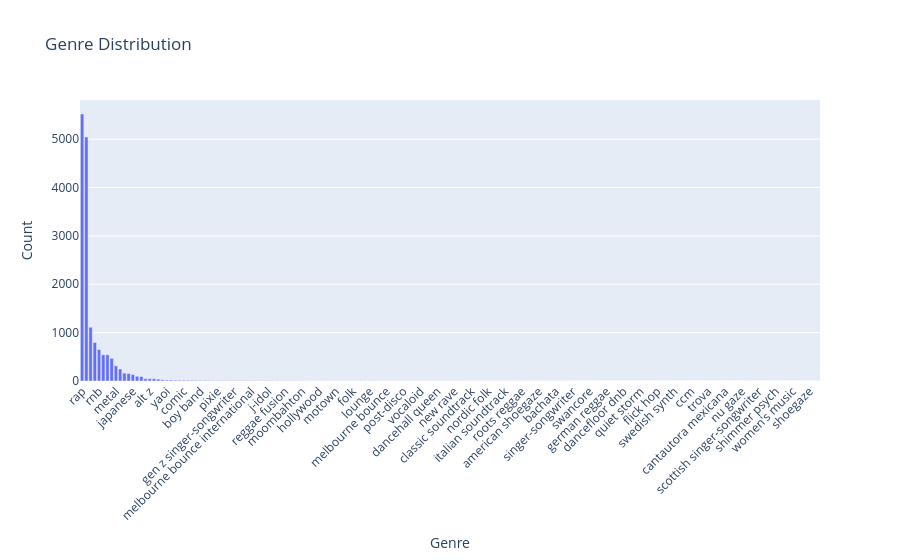

Here is the notebook cell this chart was saved with:
### Code cell
plotting.plot_genres(df["normalized_genres"])

### Figure 1 — Plotly figure (JSON) as saved in the notebook; plotly's stock layout.template omitted (floating-point values rounded to 4 significant figures; data arrays with more than 128 entries replaced by an {"elided": "..."} marker saying what was removed)
{"data": [{"alignmentgroup": "True", "hovertemplate": "Genre=%{x}<br>Count=%{y}<extra></extra>", "legendgroup": "", "marker": {"color": "#636efa", "pattern": {"shape": ""}}, "name": "", "offsetgroup": "", "orientation": "v", "showlegend": false, "textposition": "auto", "type": "bar", "x": {"elided": "175 str values"}, "xaxis": "x", "y": {"elided": "175 int values"}, "yaxis": "y"}], "layout": {"barmode": "relative", "legend": {"tracegroupgap": 0}, "title": {"text": "Genre Distribution"}, "xaxis": {"anchor": "y", "domain": [0, 1], "tickangle": -45, "title": {"text": "Genre"}}, "yaxis": {"anchor": "x", "domain": [0, 1], "title": {"text": "Count"}}}}
